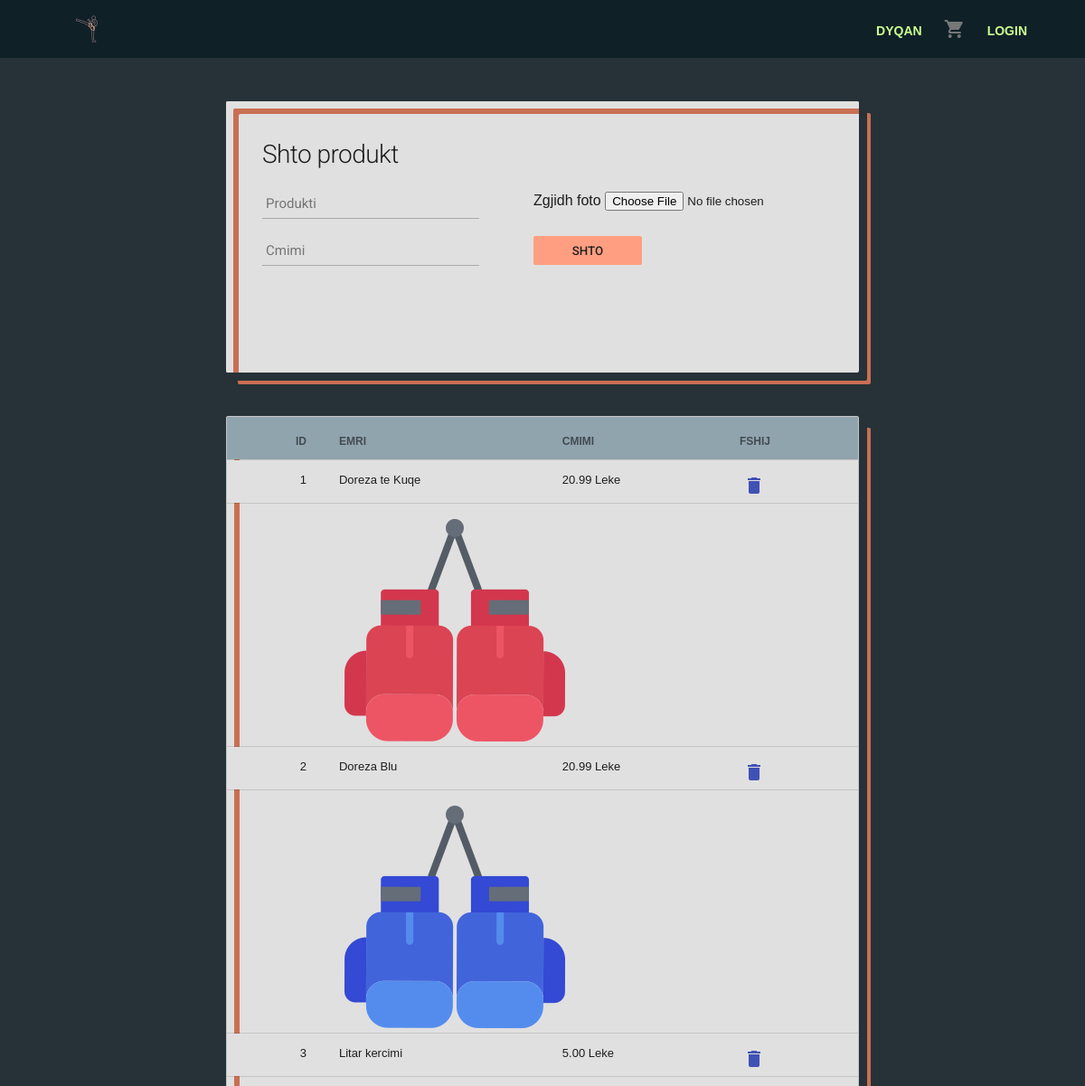
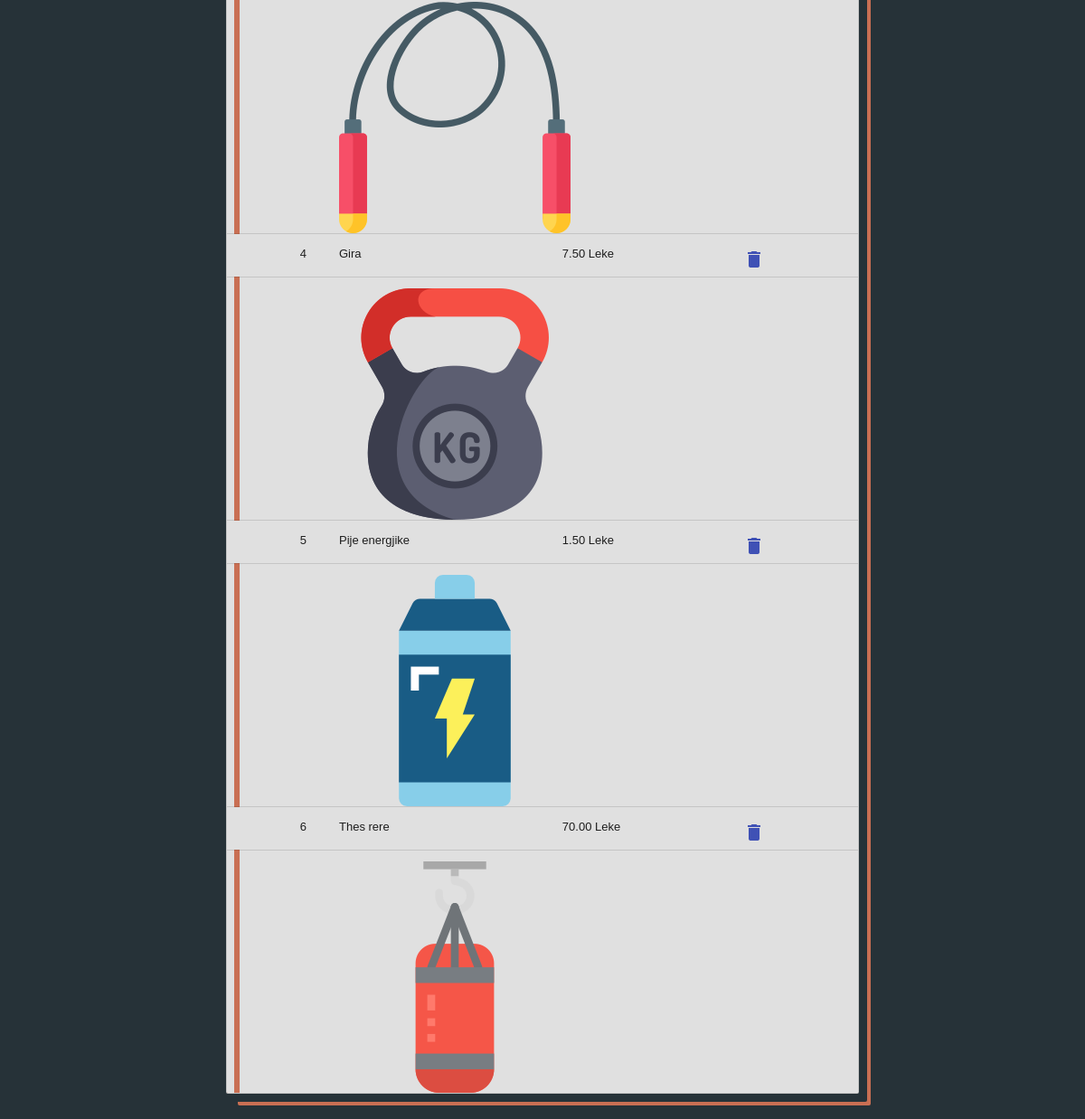
The app's page /Kickbox/produkte.php with its own data (2 pictures, top to bottom).
### tables this page shows
CREATE TABLE `produkte` (
  `ID_produkte` int(11) NOT NULL,
  `Emri_prod` varchar(50) DEFAULT NULL,
  `Cmimi_prod` double(4,2) DEFAULT NULL,
  `Foto_prod` varchar(255) NOT NULL
);

### Kickbox/produkte.php (the view, shortened to what this page needs)
<!doctype html>
<html lang="en">
<head>
    <link rel="stylesheet" href="material.min.css">
    <link rel="stylesheet" href="styles.css">
</head>
<body>
    <?php include 'header.php';
  ob_flush(); ?>
    <div class="produkte">
      <div id="produkte-box">
          <form action="produkte.php" method="post" enctype="multipart/form-data">
            <div class="leftPROD">
              <h1>Shto produkt</h1>
              <label for="emri"><input type="texti" name="emri" placeholder="Produkti" /></label>
              <label for="cmimi"><input type="texti" name="cmimi" placeholder="Cmimi" /></label>
            </div>
            <div class="rightPROD">
              <br /><br /><br />
              <label for="file">Zgjidh foto</label>
              <input type="file" name="file" /> <br />
              <button type="submit" name="krijoPROD" value="krijoPROD">Shto</button>
            </div>
          </form>
      </div>
      <table class="mdl-data-table" ;>
        <thead>
          <tr>
            <th>ID</th>
            <th class="mdl-data-table__cell--non-numeric">EMRI</th>
            <th class="mdl-data-table__cell--non-numeric">CMIMI</th>
            <th class="mdl-data-table__cell--non-numeric">FSHIJ</th>
          </tr>
        </thead>
        <tbody>
          <?php $result = mysqli_query($conn, "SELECT * FROM produkte");
          while ($row = mysqli_fetch_array($result)) { ?>
          <tr>
            <td class="rrPROD"><?php echo $row['ID_produkte']; ?></td>
            <td class="mdl-data-table__cell--non-numeric rr"><?php echo $row['Emri_prod']; ?></td>
            <td class="mdl-data-table__cell--non-numeric rr"><?php echo $row['Cmimi_prod']; ?> Leke</td>
            <td class="mdl-data-table__cell--non-numeric rr">
              <?php echo "<a href='fshij/fshiPROD.php?deletePROD=" . $row['ID_produkte'] . "'>"; ?>
              <button class="mdl-button mdl-js-button mdl-button--icon mdl-button--colored">
                <i class="material-icons">delete</i>
              </button></a></td>
          </tr>
          <tr>
            <td></td>
            <td class="mdl-data-table__cell--non-numeric" colspan="3"><img src='<?php echo $row['Foto_prod']; ?>'></td>
          </tr>
                <?php }
        mysqli_close($conn); ?>
        </tbody>
      </table>
    </div>
  </div>
</div>
</body>
</html>

### Kickbox/styles.css (style rules this page uses)
body { margin: 0; background-color: #37474f; }
#produkte-box { position: relative; margin: 4% auto; width: 700px; height: 300px; background: #e0e0e0; border-radius: 2px; box-shadow: 9px 9px #263238, 13px 13px #c96f53, 8px 8px #e0e0e0 inset, 14px 14px #c96f53 inset; }
.produkte h1 { margin: 0 0 20px 0; font-weight: 300; font-size: 28px; }
.produkte input[type="texti"] { display: block; box-sizing: border-box; margin-bottom: 20px; padding: 4px; width: 240px; height: 32px; border: none; border-bottom: 1px solid #AAA; font-family: 'Roboto', sans-serif; font-weight: 400; font-size: 15px; transition: 0.2s ease; background: #e0e0e0; }
.produkte button[type="submit"] { margin-top: 28px; width: 120px; height: 32px; background: #ff9e80; border: none; border-radius: 2px; color: #212121; font-family: 'Roboto', sans-serif; font-weight: 500; text-transform: uppercase; transition: 0.1s ease; cursor: pointer; }
.leftPROD { position: absolute; top: 0; left: 0; box-sizing: border-box; padding: 40px; width: 250px; height: 300px; }
.rightPROD { position: absolute; top: 0; right: 0; box-sizing: border-box; padding: 40px; padding-right: 20px; width: 400px; height: 300px; border-radius: 0 2px 2px 0; }
.produkte table { margin-top: 40px; margin-left: auto; margin-bottom: 40px; margin-right: auto; position: relative; width: 700px; background: #e0e0e0; border-radius: 2px; box-shadow: 9px 9px #263238, 13px 13px #c96f53, 8px 8px #e0e0e0 inset, 14px 14px #c96f53 inset; }
.produkte table thead { background: #90a4ae; }
.rrPROD { background-color: #e0e0e0; }

### Kickbox/produkte.php (style rules this page uses)
body { margin: 0; padding: 0; background: #263238; font-size: 16px; font-weight: 300; }

### records on screen
produkte: ID_produkte "1", Emri_prod "Doreza te Kuqe", Cmimi_prod "20.99", Foto_prod (picture)
produkte: ID_produkte "2", Emri_prod "Doreza Blu", Cmimi_prod "20.99", Foto_prod (picture)
produkte: ID_produkte "3", Emri_prod "Litar kercimi", Cmimi_prod "5.00", Foto_prod (picture)
produkte: ID_produkte "4", Emri_prod "Gira", Cmimi_prod "7.50", Foto_prod (picture)
produkte: ID_produkte "5", Emri_prod "Pije energjike", Cmimi_prod "1.50", Foto_prod (picture)
produkte: ID_produkte "6", Emri_prod "Thes rere", Cmimi_prod "70.00", Foto_prod (picture)
